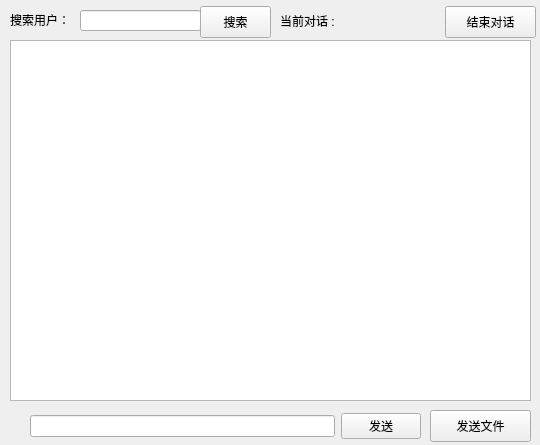
<?xml version="1.0" encoding="UTF-8"?>
<ui version="4.0">
 <class>Interface</class>
 <widget class="QWidget" name="Interface">
  <property name="geometry">
   <rect>
    <x>0</x>
    <y>0</y>
    <width>540</width>
    <height>445</height>
   </rect>
  </property>
  <property name="windowTitle">
   <string>Form</string>
  </property>
  <widget class="QTableWidget" name="tableWidget_msgPage">
   <property name="geometry">
    <rect>
     <x>10</x>
     <y>40</y>
     <width>521</width>
     <height>361</height>
    </rect>
   </property>
  </widget>
  <widget class="QPushButton" name="btn_fsend">
   <property name="geometry">
    <rect>
     <x>430</x>
     <y>410</y>
     <width>101</width>
     <height>32</height>
    </rect>
   </property>
   <property name="text">
    <string>发送文件</string>
   </property>
  </widget>
  <widget class="QWidget" name="layoutWidget">
   <property name="geometry">
    <rect>
     <x>30</x>
     <y>410</y>
     <width>391</width>
     <height>33</height>
    </rect>
   </property>
   <layout class="QHBoxLayout" name="horizontalLayout">
    <item>
     <widget class="QLineEdit" name="lineEdit_msg"/>
    </item>
    <item>
     <widget class="QPushButton" name="btn_send">
      <property name="text">
       <string>发送</string>
      </property>
     </widget>
    </item>
   </layout>
  </widget>
  <widget class="QWidget" name="layoutWidget_2">
   <property name="geometry">
    <rect>
     <x>280</x>
     <y>10</y>
     <width>161</width>
     <height>21</height>
    </rect>
   </property>
   <layout class="QHBoxLayout" name="horizontalLayout_2" stretch="0,0">
    <property name="leftMargin">
     <number>0</number>
    </property>
    <item>
     <widget class="QLabel" name="label">
      <property name="layoutDirection">
       <enum>Qt::LeftToRight</enum>
      </property>
      <property name="text">
       <string>当前对话 :</string>
      </property>
     </widget>
    </item>
    <item>
     <widget class="QLabel" name="chatuser">
      <property name="text">
       <string/>
      </property>
     </widget>
    </item>
   </layout>
  </widget>
  <widget class="QLabel" name="label_3">
   <property name="geometry">
    <rect>
     <x>10</x>
     <y>10</y>
     <width>81</width>
     <height>20</height>
    </rect>
   </property>
   <property name="text">
    <string>搜索用户：</string>
   </property>
  </widget>
  <widget class="QLineEdit" name="lineEdit_Searchuser">
   <property name="geometry">
    <rect>
     <x>80</x>
     <y>10</y>
     <width>121</width>
     <height>21</height>
    </rect>
   </property>
  </widget>
  <widget class="QPushButton" name="btn_search">
   <property name="geometry">
    <rect>
     <x>200</x>
     <y>6</y>
     <width>71</width>
     <height>32</height>
    </rect>
   </property>
   <property name="text">
    <string>搜索</string>
   </property>
  </widget>
  <widget class="QPushButton" name="btn_over">
   <property name="geometry">
    <rect>
     <x>445</x>
     <y>6</y>
     <width>91</width>
     <height>32</height>
    </rect>
   </property>
   <property name="text">
    <string>结束对话</string>
   </property>
  </widget>
 </widget>
 <resources/>
 <connections/>
</ui>
